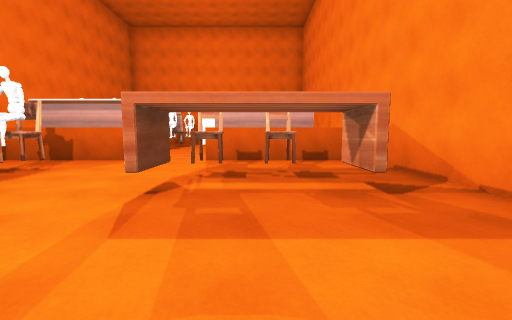
View 1 (above)

16 first-person views from a walk through a 3-D level made in the Unity game engine. The camera is 1.4 m above the floor, tilts 6° down and sees 90° across. The floor is counted in squares, 2 m on a side. Each view is taken from the middle of a square. On the plan, view 1 faces up. The plan holds only what a view shows up to about 9 squares ahead; the rest is blank. The place goes on beyond the plan. The player character is not drawn. Some surface patterns are stand-ins.

View 2
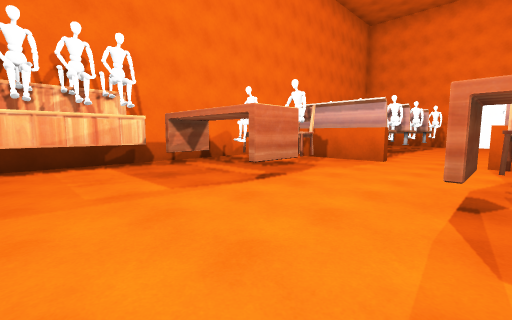

View 3
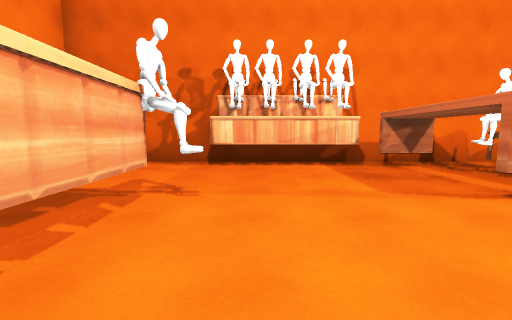

View 4
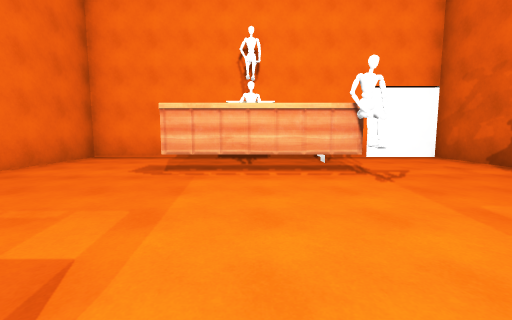

View 5
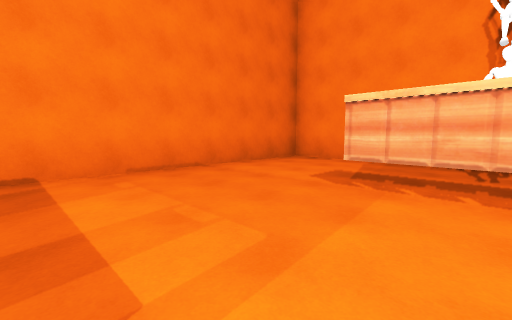

View 6
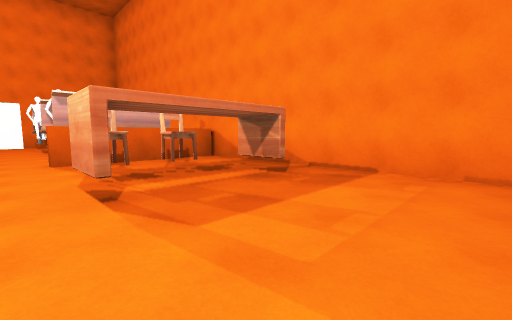

View 7
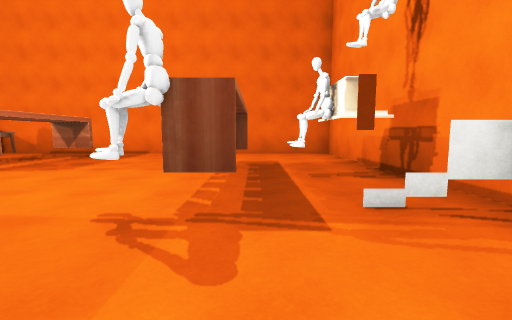

View 8
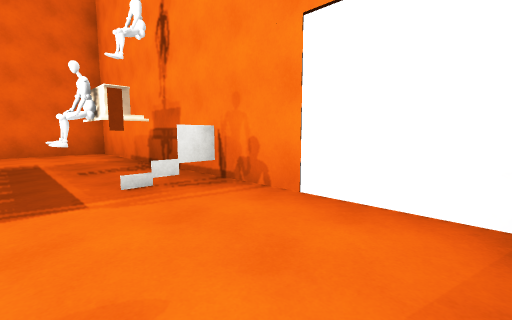

View 9
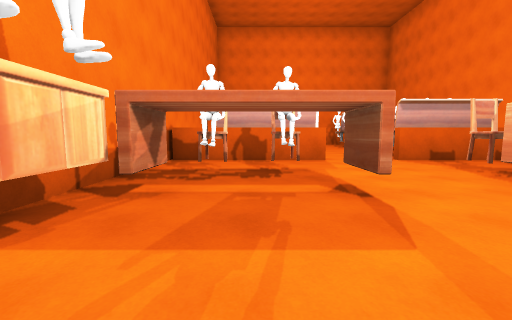

View 10
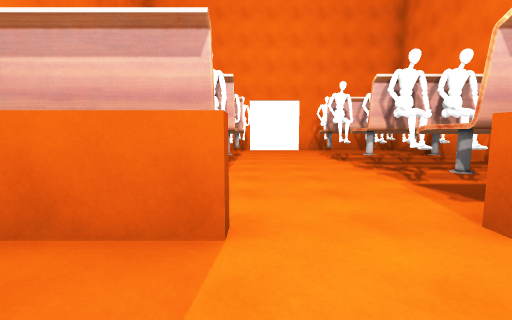

View 11
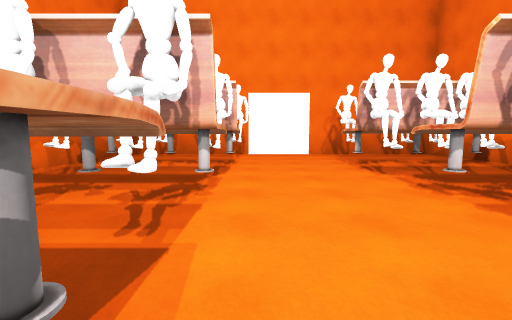

View 12
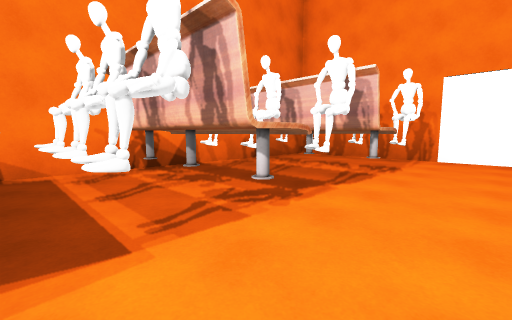

View 13
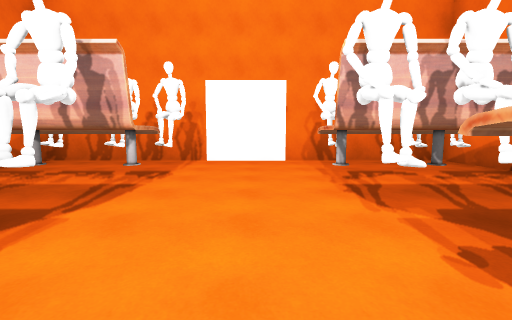

View 14
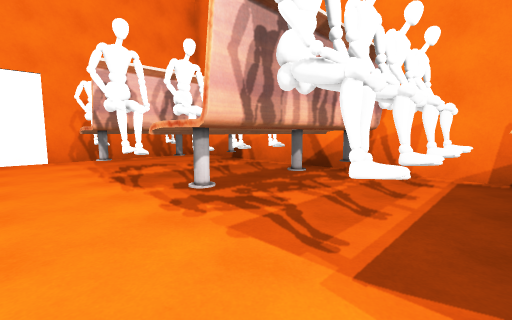

View 15
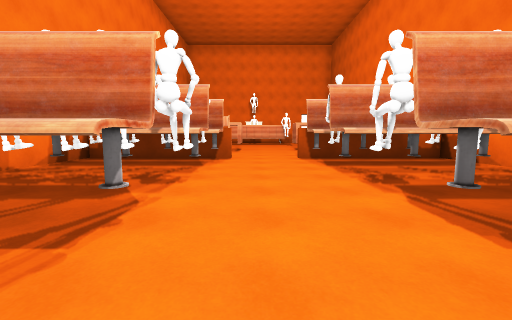

View 16
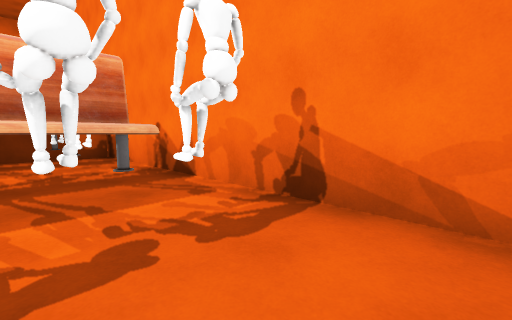

### Floor plan
Ten units are one square. View 1 is at (0, 0); x grows to the right and y downward. Boxes are objects, and circles mark ways between rooms. Rooms are numbered by the first view taken in them; rooms with no view inside come last. Other rooms are left out.
<svg viewBox="-78 -160 111 210">
<path fill="none" stroke="#000" d="M-31 -66 -72 -66M-36 45 -36 29M28 -66 -14 -66M-73 -70 -73 45 28 45 28 -70M-14 -69 28 -69M-72 -69 -31 -69M28 -70 28 -155 -73 -155 -73 -70"/>
<rect x="-65" y="-35" width="10" height="10" fill="#bbb"><title>table</title></rect>
<rect x="-65" y="-45" width="10" height="10" fill="#bbb"><title>other object</title></rect>
<rect x="-65" y="-55" width="10" height="10" fill="#bbb"><title>chair</title></rect>
<rect x="-45" y="5" width="10" height="10" fill="#bbb"><title>other object</title></rect>
<rect x="-45" y="-35" width="10" height="10" fill="#bbb"><title>table</title></rect>
<rect x="-45" y="-45" width="10" height="10" fill="#bbb"><title>other object</title></rect>
<rect x="-45" y="-55" width="10" height="10" fill="#bbb"><title>chair</title></rect>
<rect x="-35" y="5" width="30" height="10" fill="#bbb"><title>other object</title></rect>
<rect x="-25" y="25" width="10" height="10" fill="#bbb"><title>other object</title></rect>
<rect x="-15" y="-35" width="10" height="10" fill="#bbb"><title>table</title></rect>
<rect x="-15" y="-55" width="10" height="10" fill="#bbb"><title>chair</title></rect>
<rect x="-5" y="-55" width="10" height="20" fill="#bbb"><title>chair</title></rect>
<rect x="5" y="-35" width="10" height="10" fill="#bbb"><title>table</title></rect>
<rect x="-65" y="-85" width="30" height="10" fill="#bbb"><title>bench</title></rect>
<rect x="-65" y="-105" width="30" height="10" fill="#bbb"><title>bench</title></rect>
<rect x="-65" y="-115" width="10" height="10" fill="#bbb"><title>other object</title></rect>
<rect x="-65" y="-135" width="30" height="20" fill="#bbb"><title>bench</title></rect>
<rect x="-55" y="-115" width="10" height="10" fill="#bbb"><title>other object</title></rect>
<rect x="-45" y="-115" width="10" height="10" fill="#bbb"><title>other object</title></rect>
<rect x="-35" y="-135" width="10" height="10" fill="#bbb"><title>other object</title></rect>
<rect x="-15" y="-85" width="30" height="10" fill="#bbb"><title>bench</title></rect>
<rect x="-15" y="-105" width="30" height="10" fill="#bbb"><title>bench</title></rect>
<rect x="-15" y="-115" width="10" height="10" fill="#bbb"><title>other object</title></rect>
<rect x="-15" y="-135" width="30" height="20" fill="#bbb"><title>bench</title></rect>
<rect x="-5" y="-115" width="10" height="10" fill="#bbb"><title>other object</title></rect>
<rect x="5" y="-115" width="10" height="10" fill="#bbb"><title>other object</title></rect>
<circle cx="-25" cy="-70" r="3" fill="#2a7"/>
<text x="-20" y="-10">1</text>
<text x="-30" y="-120">2</text>
</svg>
Room 1 opens to room 2.

Where each view was taken, in squares from view 1:
view 1: 0 up, 0 right, facing up
view 2: 0 up, 1 left, facing up-left
view 3: 0 up, 1 left, facing left
view 4: 3 up, 2 left, facing down
view 5: 2 up, 2 left, facing down-right
view 6: 0 up, 2 left, facing up-right
view 7: 2 down, 6 left, facing right
view 8: 2 down, 7 left, facing down-right
view 9: 0 up, 5 left, facing up
view 10: 5 up, 3 left, facing up
view 11: 7 up, 3 left, facing up
view 12: 8 up, 2 left, facing up-left
view 13: 9 up, 2 left, facing up
view 14: 8 up, 2 left, facing up-right
view 15: 14 up, 2 left, facing down
view 16: 15 up, 5 left, facing down-left
